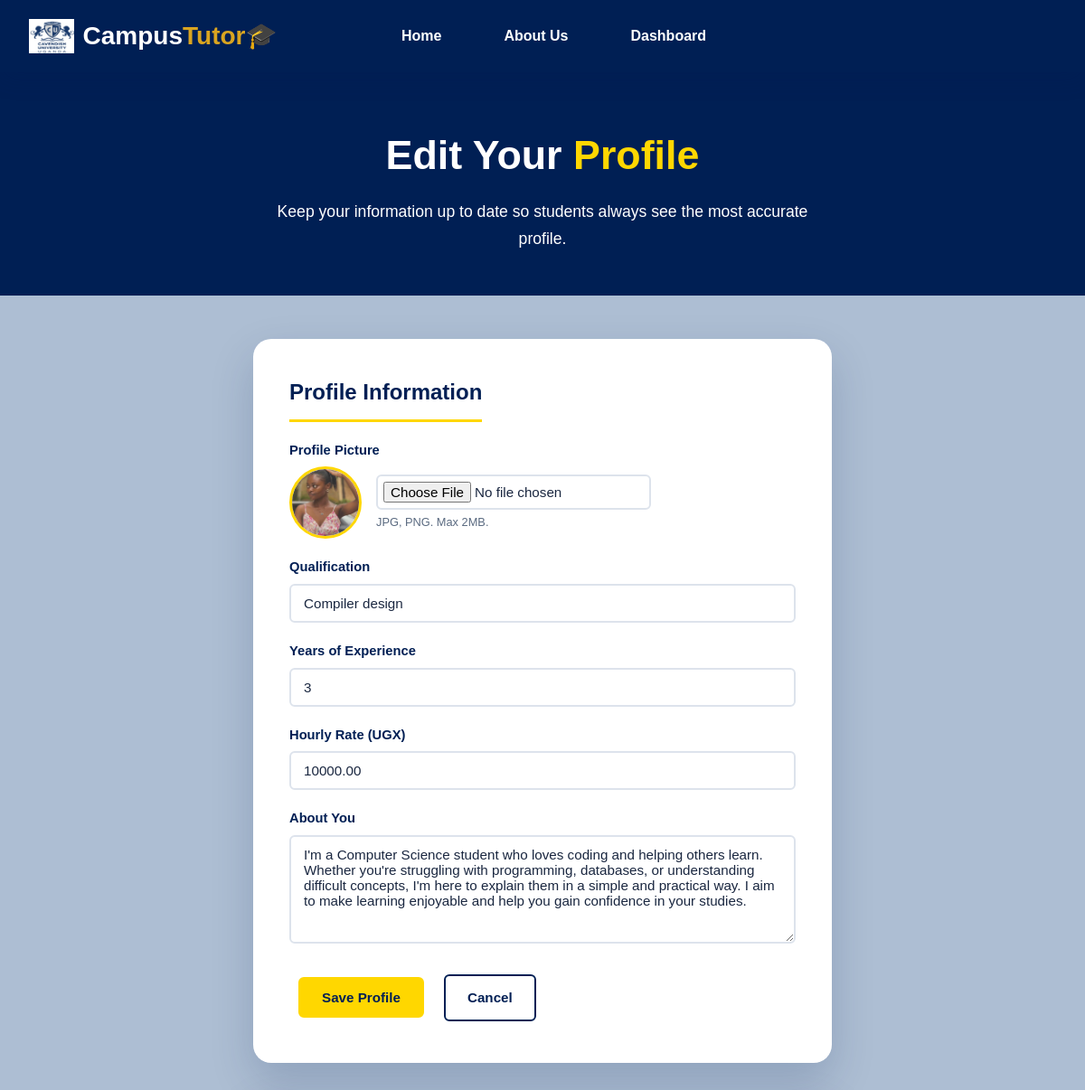
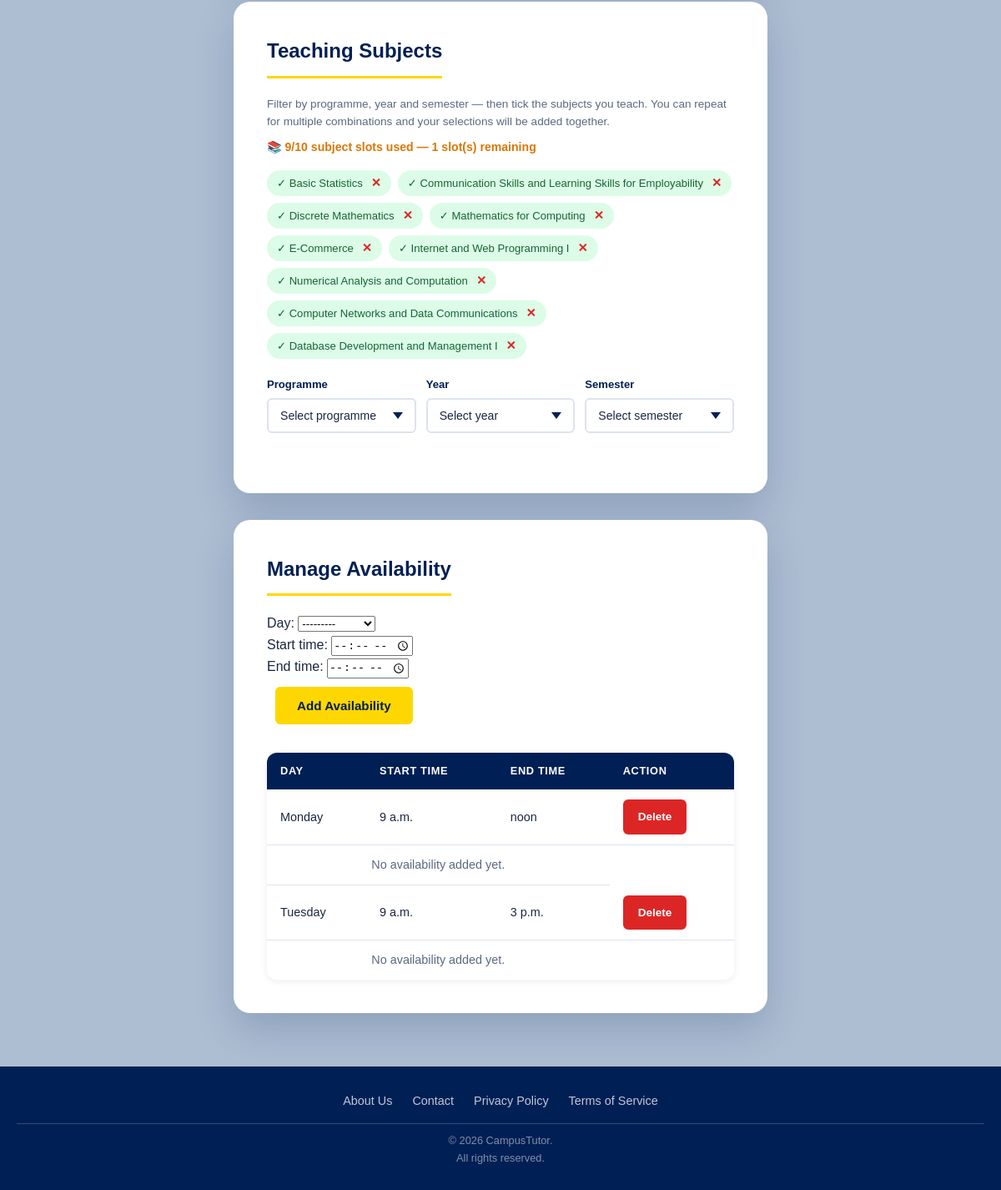
/tutor/profile/edit/ (signed in), run on the app's committed database (2 pictures, top to bottom).
### accounts/models.py (models this page shows, shortened)
class User(AbstractUser):
    STUDENT = 'student'
    TUTOR = 'tutor'
    ADMIN = 'admin'
    ROLE_CHOICES = [
        (STUDENT, 'Student'),
        (TUTOR, 'Tutor'),
        (ADMIN, 'Admin'),
    ]
    role = models.CharField(max_length=20, choices=ROLE_CHOICES, default=STUDENT,)
    phone_number = models.CharField(max_length=20, blank=True, null=True,)
    profile_picture = models.ImageField(
        upload_to='profile_pictures/',
        blank=True,
        null=True,
    )

class TutorProfile(models.Model):
    user = models.OneToOneField(
        User,
        on_delete=models.CASCADE,
        related_name="tutor_profile",
    )
    biography = models.TextField()
    qualification = models.CharField(max_length=255)
    years_of_experience = models.PositiveIntegerField(default=0)
    hourly_rate = models.DecimalField(
        max_digits=10,
        decimal_places=2,
    )
    subjects = models.ManyToManyField(
        "tutoring.Subject",
        related_name = "tutors",
    )

### tutoring/models.py (models this page shows, shortened)
class Subject(models.Model):
    code = models.CharField(max_length=50)
    name = models.CharField(max_length=255)
    programme = models.ForeignKey(
        Programme,
        on_delete=models.CASCADE,
        related_name='subjects',
    )
    year = models.ForeignKey(
        AcademicYear,
        on_delete=models.CASCADE,
        related_name='subjects',
    )
    semester = models.ForeignKey(
        Semester,
        on_delete=models.CASCADE,
        related_name='subjects',
    )
    class Meta:
        unique_together = ('code', 'programme', 'year', 'semester')
        ordering = ['year', 'semester', 'name']

class Availability(models.Model):
    DAYS = [
        ("Monday", "Monday"),
        ("Tuesday", "Tuesday"),
        ("Wednesday", "Wednesday"),
        ("Thursday", "Thursday"),
        ("Friday", "Friday"),
        ("Saturday", "Saturday"),
        ("Sunday", "Sunday"),
    ]
    tutor = models.ForeignKey(
        TutorProfile,
        on_delete=models.CASCADE,
        related_name="availabilities",
    )
    day = models.CharField(max_length=20, choices=DAYS)
    start_time = models.TimeField()
    end_time = models.TimeField()

### accounts/views.py (the view)
# urls.py: path('tutor/profile/edit/', views.edit_tutor_profile, name='edit_tutor_profile'),
@login_required
def edit_tutor_profile(request):
    if request.user.role != User.TUTOR:
        return redirect('home')
    tutor = request.user.tutor_profile
    if request.method == 'POST':
        form = TutorProfileEditForm(request.POST, request.FILES, instance=tutor)
        availability_form = AvailabilityForm(request.POST)
        if 'save_profile' in request.POST and form.is_valid():
            form.save()
            picture = request.FILES.get('profile_picture')
            if picture:
                request.user.profile_picture = process_profile_picture(picture)
                request.user.save()
            messages.success(request, "Profile updated successfully.")
            return redirect('edit_tutor_profile')
        if 'add_availability' in request.POST and availability_form.is_valid():
            availability = availability_form.save(commit=False)
            availability.tutor = tutor
            availability.save()
            messages.success(request, "Availability added successfully.")
            return redirect('edit_tutor_profile')
        if 'save_subjects' in request.POST:
            subject_ids = request.POST.getlist('subject_ids')
            if subject_ids:
                current_count = tutor.subjects.count()
                new_subjects = Subject.objects.filter(id__in=subject_ids)
                slots_remaining = 10 - current_count
                if slots_remaining <= 0:
                    messages.error(request, "You have reached the maximum of 10 subjects. Remove some before adding new ones.")
                else:
                    subjects_to_add = new_subjects[:slots_remaining]
                    tutor.subjects.add(*subjects_to_add)
                    if len(subject_ids) > slots_remaining:
                        messages.error(request, f"Only {slots_remaining} slot(s) remaining. Added {slots_remaining} subject(s) — remove some to add more.")
                    else:
                        messages.success(request, f"{subjects_to_add.count()} subject(s) added. {10 - tutor.subjects.count()} slot(s) remaining.")
            return redirect('edit_tutor_profile')
    else:
        form = TutorProfileEditForm(instance=tutor)
        availability_form = AvailabilityForm()
    availabilities = Availability.objects.filter(tutor=tutor)
    programmes = Programme.objects.all()
    years = AcademicYear.objects.all()
    semesters = Semester.objects.all()
    saved_subject_ids = list(tutor.subjects.values_list('id', flat=True))
    subject_count = tutor.subjects.count()
    slots_remaining = 10 - subject_count
    return render(request, 'edit_tutor_profile.html', {
        'form': form,
        'availability_form': availability_form,
        'availabilities': availabilities,
        'tutor': tutor,
        'programmes': programmes,
        'years': years,
        'semesters': semesters,
        'saved_subject_ids_json': json.dumps(saved_subject_ids),
        'subject_count': subject_count,
        'slots_remaining': slots_remaining,
    })

### templates/edit_tutor_profile.html (shortened to what this page needs)
{% extends "base.html" %}
{% load static %}
{% block content %}
<div class="page-wrapper">
    <div class="page-hero">
        <h1>Edit Your <span class="hero-accent">Profile</span></h1>
        <p>Keep your information up to date so students always see the most accurate profile.</p>
    </div>
    <main class="main-content" style="display:flex; flex-direction:column; align-items:center; padding-top:48px; padding-bottom:64px; gap:32px;">
        <div class="form-card" style="max-width:640px; width:100%;">
            <h2 class="section-heading">Profile Information</h2>
            <form method="POST" enctype="multipart/form-data">
                <div class="form-group">
                    <label class="form-label">Profile Picture</label>
                    <div style="display:flex; align-items:center; gap:16px; margin-bottom:10px;">
                        <div>
                            {% if request.user.profile_picture %}
                            <img src="{{ request.user.profile_picture.url }}"
                                 style="width:80px; height:80px; border-radius:50%; object-fit:cover; border:3px solid var(--gold);">
                            {% else %}
                            <div style="width:80px; height:80px; border-radius:50%; background:var(--light-grey);
                                        border:3px solid var(--gold); display:flex; align-items:center;
                                        justify-content:center; font-size:2rem;">👨‍🏫</div>
                            {% endif %}
                        </div>
                        <div>
                            <input class="form-control" type="file" name="profile_picture"
                                   id="id_profile_picture" accept="image/*" style="padding:6px;">
                            <p style="font-size:.8rem; color:var(--text-muted); margin-top:4px;">JPG, PNG. Max 2MB.</p>
                        </div>
                    </div>
                </div>
                <div class="form-group">
                    <label class="form-label" for="id_qualification">Qualification</label>
                    <input class="form-control" type="text" name="qualification" id="id_qualification"
                        value="{{ form.qualification.value|default:'' }}" required>
                </div>
                <div class="form-group">
                    <label class="form-label" for="id_years_of_experience">Years of Experience</label>
                    <input class="form-control" type="number" name="years_of_experience" id="id_years_of_experience"
                        value="{{ form.years_of_experience.value|default:'' }}" min="0" required>
                </div>
                <div class="form-group">
                    <label class="form-label" for="id_hourly_rate">Hourly Rate (UGX)</label>
                    <input class="form-control" type="number" name="hourly_rate" id="id_hourly_rate"
                        value="{{ form.hourly_rate.value|default:'' }}" min="0" required>
                </div>
                <div class="form-group">
                    <label class="form-label" for="id_biography">About You</label>
                    <textarea class="form-control" name="biography" id="id_biography"
                        rows="4">{{ form.biography.value|default:'' }}</textarea>
                </div>
                <div class="action-row">
                    <button class="btn btn-primary" type="submit">Save Profile</button>
                    <a class="btn btn-outline" href="{% url 'tutor_dashboard' %}">Cancel</a>
                </div>
            </form>
        </div>
        <div class="form-card" style="max-width:640px; width:100%;">
            <h2 class="section-heading">Teaching Subjects</h2>
            <p style="font-size:.85rem; color:var(--text-muted); margin-bottom:8px;">
    Filter by programme, year and semester — then tick the subjects you teach.
    You can repeat for multiple combinations and your selections will be added together.
</p>
<p style="font-size:.88rem; font-weight:700; margin-bottom:16px;
    color:{% if subject_count >= 10 %}#dc2626{% elif subject_count >= 7 %}#d97706{% else %}#166534{% endif %};">
    📚 {{ subject_count }}/10 subject slots used
    {% if subject_count >= 10 %}
     — limit reached, remove subjects to add new ones
    {% else %}
     — {{ slots_remaining }} slot(s) remaining
    {% endif %}
</p>
            {% if tutor.subjects.all %}
            <div style="display:flex; flex-wrap:wrap; gap:8px; margin-bottom:20px;">
                {% for subject in tutor.subjects.all %}
                <span style="display:flex; align-items:center; gap:6px; background:#dcfce7; color:#166534; padding:4px 12px; border-radius:20px; font-size:.82rem;">
                    ✓ {{ subject.name }}
                    <a href="{% url 'remove_subject' subject.id %}"
                       onclick="return confirm('Remove {{ subject.name }} from your subjects?')"
                       style="color:#dc2626; font-weight:bold; text-decoration:none; margin-left:4px; font-size:.9rem;"
                       title="Remove">✕</a>
                </span>
                {% endfor %}
            </div>
            {% else %}
            <p style="font-size:.85rem; color:var(--text-muted); margin-bottom:16px;">No subjects added yet.</p>
            {% endif %}
            <div style="display:grid; grid-template-columns:1fr 1fr 1fr; gap:12px; margin-bottom:16px;">
                <div>
                    <label class="form-label" style="font-size:.82rem;">Programme</label>
                    <select class="form-control" id="filter-programme" style="font-size:.88rem;">
                        <option value="">Select programme</option>
                    </select>
                </div>
                <div>
                    <label class="form-label" style="font-size:.82rem;">Year</label>
                    <select class="form-control" id="filter-year" style="font-size:.88rem;">
                        <option value="">Select year</option>
                    </select>
                </div>
                <div>
                    <label class="form-label" style="font-size:.82rem;">Semester</label>
                    <select class="form-control" id="filter-semester" style="font-size:.88rem;">
                        <option value="">Select semester</option>
                    </select>
                </div>
            </div>
        </div>
        <div class="form-card" style="max-width:640px; width:100%;">
            <h2 class="section-heading">Manage Availability</h2>
            <form method="POST">
                {{ availability_form.as_p }}
                <button class="btn btn-primary" type="submit">Add Availability</button>
            </form>
            <div class="ct-table-wrap" style="margin-top:24px;">
                <table class="ct-table">
                    <thead>
                       <tr>
                            <th>Day</th>
                            <th>Start Time</th>
                            <th>End Time</th>
                            <th>Action</th>
                        </tr>
                    </thead>
                    <tbody>
                        {% for availability in availabilities %}
                        <tr>
                            <td>{{ availability.day }}</td>
                            <td>{{ availability.start_time }}</td>
                            <td>{{ availability.end_time }}</td>
                            <td>
                                <a href="{% url 'delete_availability' availability.id %}" class="btn btn-danger btn-sm"
                                   data-confirm="Delete this availability slot?">Delete</a>
                            </td>
                        </tr>
                        <tr>
                            <td colspan="3" style="text-align:center; color:var(--text-muted);">
                                No availability added yet.
                            </td>
                        </tr>
                        {% endfor %}
                    </tbody>
                </table>
            </div>
        </div>
    </main>
</div>
{% endblock %}

### data on the page
User: user.profile_picture (picture)
TutorProfile: qualification "Compiler design", hourly_rate "10000.00", biography "I'm a Computer Science student who loves coding and helping others learn. Whether you're struggling with programming, databases, or understanding difficult concepts, I'm here to explain them in a simple and practical way. I aim to make learning enjoyable and help you gain confidence in your studies."
Subject: name "Basic Statistics"
Subject: name "Communication Skills and Learning Skills for Employability"
Subject: name "Discrete Mathematics"
Subject: name "Mathematics for Computing"
Subject: name "E-Commerce"
Subject: name "Internet and Web Programming I"
Subject: name "Numerical Analysis and Computation"
Subject: name "Computer Networks and Data Communications"
Subject: name "Database Development and Management I"
Availability: day "Monday", start_time "9 a.m.", end_time "noon"
Availability: day "Tuesday", start_time "9 a.m.", end_time "3 p.m."

### other printed values
{{ subject_count }} "9"
{{ slots_remaining }} "1"
